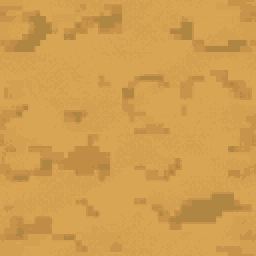
#> input picture game/assets/terrain16/single_source/dirt_field.png, 128 x 128 px, given in place of v2_weeds_1.png, which was not available (shown 2 times larger)
$ python _debris16_build_v2.py
#> lines starting #> are read from the running program, lines starting #| are printed output that depends on the picture; pictures that were not available may be replaced by others from this repository, and a replacement may not be noted
#> further down, raw is the input picture: PIL image 128x128 RGBA; mean R, G, B, A 209.5, 158.3, 80.1, 255
#!/usr/bin/env python3
# debris v2 — 이중블러 제거 파이프라인. raw64 → 16(단일 다운스케일) → 대비보강 → ×2 NEAREST(=32px,16논리).
import os
from PIL import Image, ImageEnhance

ST = "assets/props/_debris16_staging"
GRASS = "assets/terrain16/grass_field.png"

def to16(raw):
    # 64 → 16 단일 BOX(부드러운 축소) → 채도/대비 살짝 부스트 → 알파 하드에지 → ×2 NEAREST.
    im = raw.convert("RGBA").resize((16, 16), Image.BOX)
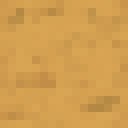
#> im: PIL image 16x16 RGBA (shown 8 times larger); mean R, G, B, A 209.5, 158.4, 80.2, 255
    rgb = Image.merge("RGB", im.split()[:3])
    rgb = ImageEnhance.Color(rgb).enhance(1.25)          # 채도 +25%
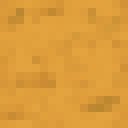
#> rgb: PIL image 16x16 RGB (shown 8 times larger); mean R, G, B 220.4, 156.4, 58.7
    rgb = ImageEnhance.Contrast(rgb).enhance(1.12)       # 대비 +12%
    r, g, b = rgb.split(); a = im.split()[3]
#> after `r, g, b = rgb.split()`:
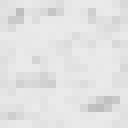
#> r: PIL image 16x16 L (shown 8 times larger); min 189, max 234, mean 226.8
#> after `r, g, b = rgb.split()`:
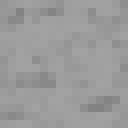
#> g: PIL image 16x16 L (shown 8 times larger); min 130, max 162, mean 154.9
#> after `r, g, b = rgb.split()`:
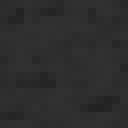
#> b: PIL image 16x16 L (shown 8 times larger); min 34, max 49, mean 45.5
#> after `a = im.split()[3]`: a: PIL image 16x16 L; every value is 255
    a = a.point(lambda v: 255 if v >= 110 else 0)        # 알파 하드에지(반투명 테두리 제거)
    im16 = Image.merge("RGBA", (r, g, b, a))
    return im16.resize((32, 32), Image.NEAREST)          # 2px 청키·16논리

types = ["weeds", "ember", "stump"]
finals = {}
for t in types:
    for v in (1, 2, 3):
#> (the run stopped early here; a loop or call above may not have finished)
